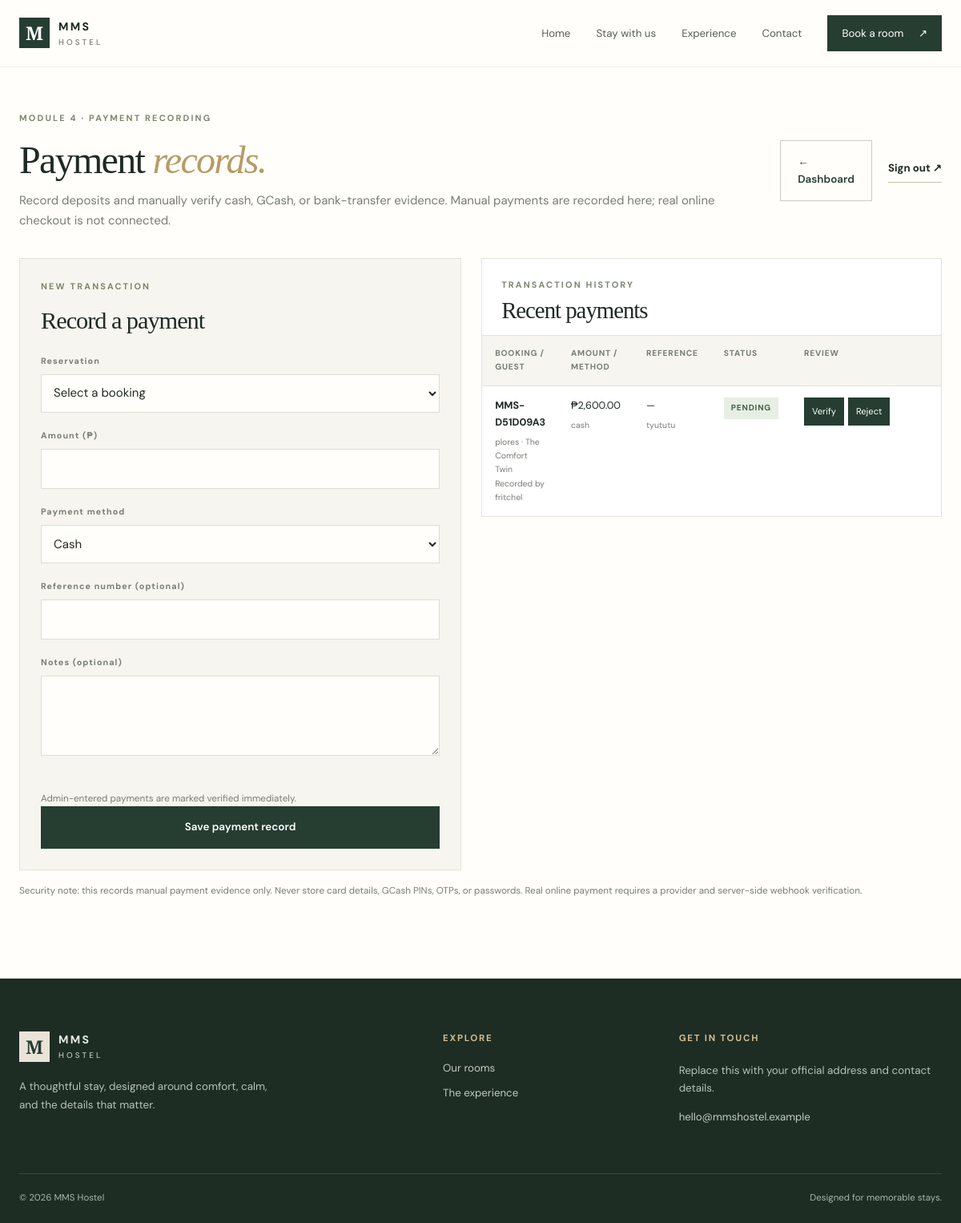
The page /admin/payments.php (signed in) on the database its author committed.
### tables this page shows
CREATE TABLE `payment_records` (
  `id` bigint(20) UNSIGNED NOT NULL,
  `booking_id` bigint(20) UNSIGNED NOT NULL,
  `amount` decimal(10,2) NOT NULL,
  `method` enum('cash','gcash_manual','bank_transfer','other') NOT NULL DEFAULT 'cash',
  `reference_code` varchar(120) DEFAULT NULL,
  `status` enum('pending','verified','rejected') NOT NULL DEFAULT 'pending',
  `notes` varchar(500) DEFAULT NULL,
  `recorded_by` int(10) UNSIGNED DEFAULT NULL,
  `verified_by` int(10) UNSIGNED DEFAULT NULL,
  `created_at` timestamp NOT NULL DEFAULT current_timestamp(),
  `verified_at` datetime DEFAULT NULL
);

CREATE TABLE `bookings` (
  `id` bigint(20) UNSIGNED NOT NULL,
  `booking_code` varchar(30) NOT NULL,
  `room_id` int(10) UNSIGNED NOT NULL,
  `guest_name` varchar(160) NOT NULL,
  `guest_email` varchar(190) NOT NULL,
  `guest_phone` varchar(50) DEFAULT NULL,
  `check_in` date NOT NULL,
  `check_out` date NOT NULL,
  `guests` tinyint(3) UNSIGNED NOT NULL,
  `nights` smallint(5) UNSIGNED NOT NULL,
  `total_amount` decimal(10,2) NOT NULL,
  `payment_method` enum('pay_at_hotel','online_demo') NOT NULL DEFAULT 'pay_at_hotel',
  `payment_status` enum('pay_at_hotel','pending_demo','demo_completed') NOT NULL DEFAULT 'pay_at_hotel',
  `status` enum('confirmed','checked_in','completed','cancelled') NOT NULL DEFAULT 'confirmed',
  `created_at` timestamp NOT NULL DEFAULT current_timestamp(),
  `payment_reference` varchar(120) DEFAULT NULL
);

CREATE TABLE `rooms` (
  `id` int(10) UNSIGNED NOT NULL,
  `name` varchar(160) NOT NULL,
  `room_type` enum('private','shared') NOT NULL DEFAULT 'private',
  `price_per_night` decimal(10,2) NOT NULL,
  `capacity` tinyint(3) UNSIGNED NOT NULL DEFAULT 2,
  `bed_info` varchar(160) NOT NULL DEFAULT '',
  `description` text NOT NULL,
  `amenities` varchar(500) NOT NULL DEFAULT '',
  `image_url` varchar(500) NOT NULL,
  `is_active` tinyint(1) NOT NULL DEFAULT 1,
  `featured` tinyint(1) NOT NULL DEFAULT 0,
  `created_at` timestamp NOT NULL DEFAULT current_timestamp()
);

### includes/functions.php (called while the page is built, shortened)
<?php
function e(?string $value): string {
    return htmlspecialchars((string)$value, ENT_QUOTES | ENT_SUBSTITUTE, 'UTF-8');
}
function money(float|string $amount): string {
    return '₱' . number_format((float)$amount, 2);
}
function logged_in_admin(): bool {
    return !empty($_SESSION['user_id'])
        && ($_SESSION['user_role'] ?? '') === 'admin';
}

### admin/payments.php (the view, shortened to what this page needs)
<?php
require_once __DIR__ . '/../includes/functions.php';
$pdo = db();
$isAdmin = logged_in_admin();
$sql="SELECT p.*,b.booking_code,b.guest_name,r.name room_name,u.name recorder FROM payment_records p JOIN bookings b ON b.id=p.booking_id JOIN rooms r ON r.id=b.room_id LEFT JOIN admins u ON u.id=p.recorded_by ORDER BY p.created_at DESC LIMIT 300";$payments=$pdo->query($sql)->fetchAll();
$pageTitle='Payment recording';include __DIR__.'/../includes/header.php';$base=$isAdmin?BASE_URL.'/admin':'../staff';?>
<section class="admin-page container"><div class="admin-heading"><div><p class="eyebrow">MODULE 4 · PAYMENT RECORDING</p><h1>Payment <em>records.</em></h1><p class="muted">Record deposits and manually verify cash, GCash, or bank-transfer evidence. Manual payments are recorded here; real online checkout is not connected.</p></div><div class="admin-actions"><a class="button button-outline" href="<?= $isAdmin?BASE_URL.'/admin/index.php':BASE_URL.'/staff/index.php' ?>">← Dashboard</a><a class="text-link" href="<?= BASE_URL ?>/<?= $isAdmin?'admin':'staff' ?>/logout.php">Sign out ↗</a></div></div>
<div class="admin-room-layout"><div class="add-room-card"><p class="eyebrow">NEW TRANSACTION</p><h2>Record a payment</h2><form method="post" class="booking-form"><label>Reservation</label><select name="booking_id" required><option value="">Select a booking</option></select><label>Amount (₱)</label><input name="amount" type="number" min="1" step="0.01" required><label>Payment method</label><select name="method"><option value="cash">Cash</option></select><label>Reference number (optional)</label><input name="reference_code" maxlength="120"><label>Notes (optional)</label><textarea name="notes" rows="3" maxlength="500"></textarea><p class="fine-print"><?= $isAdmin?'Admin-entered payments are marked verified immediately.':'Staff records payments as received. The system confirms the reservation and emails the customer once verified payments reach the required down payment.' ?></p><button class="button button-dark full-width">Save payment record</button></form></div>
<div class="admin-table-wrap"><div class="table-heading"><div><p class="eyebrow">TRANSACTION HISTORY</p><h2>Recent payments</h2></div></div><div class="table-scroll"><table><thead><tr><th>Booking / Guest</th><th>Amount / Method</th><th>Reference</th><th>Status</th><?php if($isAdmin):?><th>Review</th><?php endif;?></tr></thead><tbody><?php foreach($payments as $pay):?><tr><td><strong><?= e($pay['booking_code']) ?></strong><small><?= e($pay['guest_name']) ?> · <?= e($pay['room_name']) ?><br>Recorded by <?= e($pay['recorder']??'Unknown') ?></small></td><td><?= money($pay['amount']) ?><small><?= e(str_replace('_',' ',$pay['method'])) ?></small></td><td><?= e($pay['reference_code']??'—') ?><small><?= e($pay['notes']??'') ?></small></td><td><span class="status-pill"><?= e($pay['status']) ?></span></td><?php if($isAdmin):?><td><?php if($pay['status']==='pending'):?><form method="post" class="inline-status"><input type="hidden" name="csrf_token" value="<?= e(csrf_token()) ?>"><input type="hidden" name="action" value="verify"><input type="hidden" name="payment_id" value="<?= (int)$pay['id'] ?>"><button class="small-button" name="decision" value="verified">Verify</button><button class="small-button" name="decision" value="rejected">Reject</button></form><?php else:?>—<?php endif;?></td><?php endif;?></tr><?php endforeach;?><?php if(!$payments):?><tr><td colspan="<?= $isAdmin?5:4 ?>">No payment records yet.</td></tr><?php endif;?></tbody></table></div></div></div><p class="fine-print">Security note: this records manual payment evidence only. Never store card details, GCash PINs, OTPs, or passwords. Real online payment requires a provider and server-side webhook verification.</p></section>
<?php include __DIR__.'/../includes/footer.php'; ?>

### assets/css/style.css (style rules this page uses)
:root { --ink:#202a25;--forest:#263d32;--forest2:#344e40;--sage:#dce4d8;--cream:#f7f5ef;--paper:#fffefa;--sand:#e8dfd0;--muted:#777d75;--line:#e4e2da;--gold:#b89a65;--shadow:0 20px 55px rgba(25,35,28,.09) }
* { box-sizing:border-box }
html { scroll-behavior:smooth }
body { margin:0;background:var(--paper);color:var(--ink);font-family:'DM Sans',sans-serif;font-size:15px;line-height:1.65 }
a { color:inherit;text-decoration:none }
button,input,select,textarea { font:inherit }
button,a,input,select,textarea { -webkit-tap-highlight-color:transparent }
.container { width:min(1180px,calc(100% - 48px));margin-inline:auto }
h1,h2,h3,h4,p { margin-top:0 }
h1,h2 { font-family:'Playfair Display',serif;font-weight:500;letter-spacing:-.035em;line-height:1.08 }
h1 { font-size:clamp(3rem,6vw,5.8rem) }
h2 { font-size:clamp(2.2rem,4vw,3.6rem) }
h1 em,h2 em { font-weight:500;color:var(--gold) }
.muted { color:var(--muted) }
.eyebrow { font-size:.68rem;font-weight:700;letter-spacing:.2em;color:#7c866f;margin-bottom:17px }
.button { border:0;display:inline-flex;align-items:center;justify-content:center;gap:24px;padding:15px 21px;min-height:49px;font-weight:600;font-size:.84rem;cursor:pointer;transition:transform .2s,background .2s,color .2s }
.button-dark { background:var(--forest);color:white }
.button-outline { border:1px solid #c9cec6;color:var(--forest);background:transparent }
.full-width { width:100% }
.search-field label,.booking-form label,.filter-panel label { display:block;font-size:.67rem;font-weight:700;letter-spacing:.1em;color:#777f75;margin-bottom:7px }
.text-link { font-weight:700;font-size:.83rem;border-bottom:1px solid #c9c1ae;padding-bottom:6px;white-space:nowrap }
.filter-panel input,.filter-panel select,.booking-form input,.booking-form select,.booking-form textarea,.inline-status select { width:100%;padding:12px 11px;border:1px solid #dcded7;background:#fffefa;border-radius:0;color:var(--ink);margin-bottom:17px;min-height:44px;outline-color:#a4b29e }
.filter-help,.fine-print { font-size:.73rem;color:var(--muted);margin:16px 0 0 }
.listing-top,.table-heading { display:flex;align-items:end;justify-content:space-between;gap:20px;margin-bottom:22px }
.booking-form { margin-top:25px }
.booking-form input,.booking-form select,.booking-form textarea { margin-bottom:20px }
.status-pill { display:inline-block;background:#e7eee4;color:#3e6247;padding:5px 9px;text-transform:uppercase;font-size:.63rem;font-weight:700;letter-spacing:.08em }
.admin-page { padding-block:55px 100px }
.admin-heading { display:flex;justify-content:space-between;align-items:center;gap:25px;margin-bottom:35px }
.admin-heading h1 { font-size:clamp(2.4rem,4vw,3.8rem);margin-bottom:12px }
.admin-heading p:last-child { margin-bottom:0 }
.admin-actions { display:flex;align-items:center;gap:20px }
.admin-table-wrap { border:1px solid var(--line);background:white;margin-bottom:30px }
.table-heading { padding:24px 24px 0;margin-bottom:15px }
.table-heading h2 { font-size:1.8rem;margin:0 }
.table-heading .eyebrow { margin-bottom:7px }
.table-scroll { overflow-x:auto }
table { border-collapse:collapse;width:100%;font-size:.79rem;text-align:left }
th { font-size:.64rem;text-transform:uppercase;letter-spacing:.08em;color:#737d71;background:var(--cream) }
th,td { padding:14px 16px;border-top:1px solid var(--line);vertical-align:top }
td small { display:block;color:var(--muted);margin-top:5px }
.inline-status { display:flex;gap:5px;min-width:155px }
.small-button { border:0;background:var(--forest);color:white;padding:8px 10px;font-size:.7rem;cursor:pointer }
.admin-room-layout { display:grid;grid-template-columns:1.4fr .8fr;gap:25px;align-items:start }
.add-room-card { padding:26px;background:var(--cream);border:1px solid var(--line) }
.add-room-card h2 { font-size:1.9rem }
.add-room-card .booking-form { margin-top:18px }

### rows shown on the page
payment_records: booking.booking_code "MMS-D51D09A3", booking.guest_name "plores", rooms.name "The Comfort Twin", admins.name "fritchel", amount "₱2,600.00", method "cash", reference_code "—", notes "tyututu", status "PENDING"
